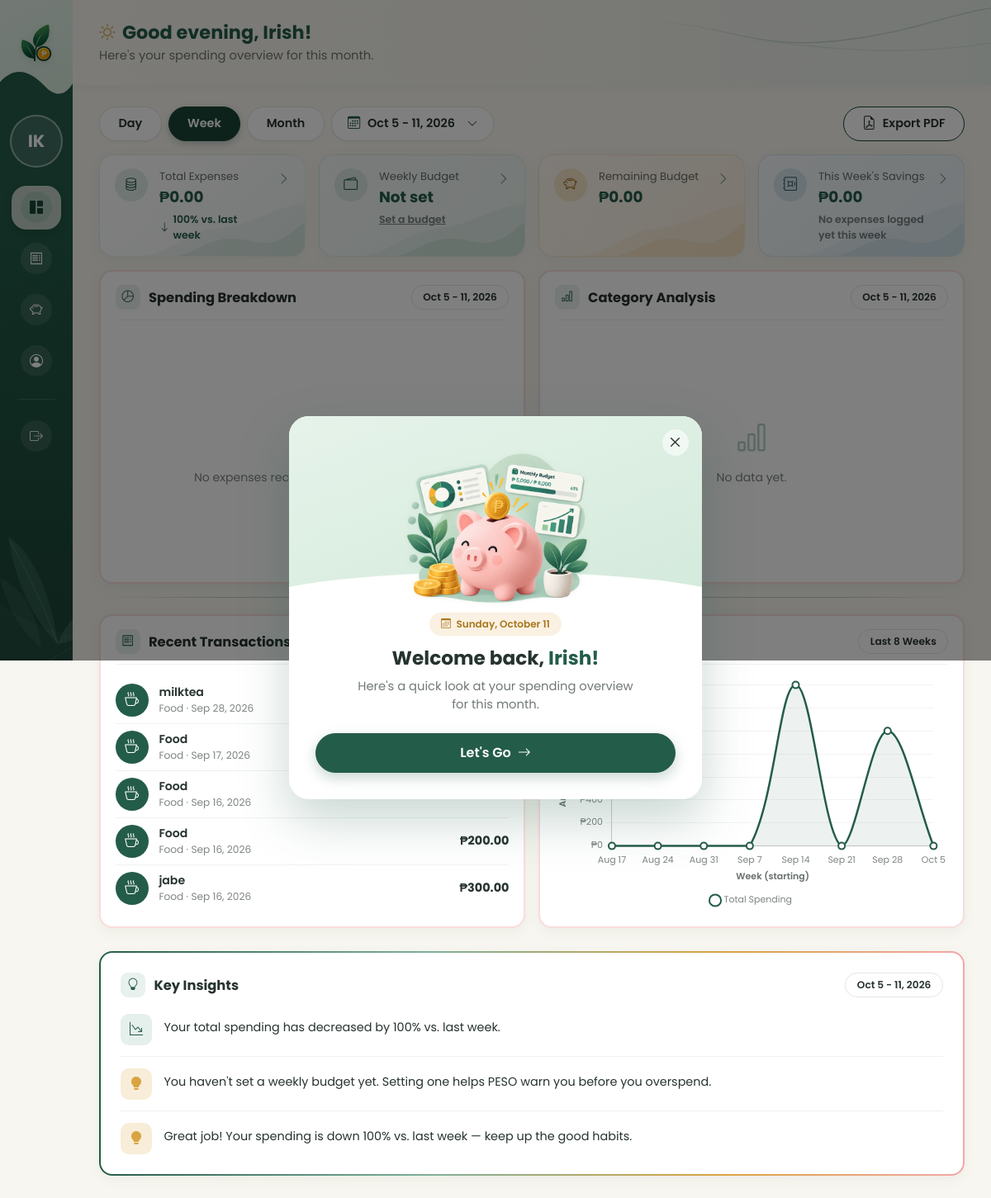
Screenshot of /dashboard.php?range=week&week=2026-10-05 (signed in) with the database file from the repository.
### tables this page shows
CREATE TABLE `expenses` (
  `id` int(10) UNSIGNED NOT NULL,
  `user_id` int(10) UNSIGNED NOT NULL,
  `amount` decimal(10,2) NOT NULL,
  `category` varchar(30) NOT NULL,
  `payment_method` varchar(30) NOT NULL DEFAULT 'Cash',
  `description` varchar(255) DEFAULT NULL,
  `expense_date` date NOT NULL,
  `period_type` enum('day','week','month','custom') NOT NULL DEFAULT 'month',
  `created_at` timestamp NOT NULL DEFAULT current_timestamp()
);

### dashboard.php (the view, shortened to what the rows shown need)
<?php
require_once __DIR__ . '/config/db.php';
require_once __DIR__ . '/includes/categories.php';
require_once __DIR__ . '/includes/budget_period.php';
$userId = (int) $_SESSION['user_id'];
$thisWeekStart = peso_monday_of(date('Y-m-d'));
$range = $_GET['range'] ?? 'month';
$stmt = $pdo->prepare(
    'SELECT id, amount, category, description, expense_date FROM expenses
     WHERE user_id = ? ORDER BY expense_date DESC, id DESC LIMIT 5'
);
$stmt->execute([$userId]);
$recentTransactions = $stmt->fetchAll();
$trendLabels = [];
$trendData = [];
$trendSumStmt = $pdo->prepare('SELECT COALESCE(SUM(amount), 0) FROM expenses WHERE user_id = ? AND expense_date BETWEEN ? AND ?');
if ($range === 'day') {
    for ($i = 6; $i >= 0; $i--) {
        $d = date('Y-m-d', strtotime("-{$i} days"));
        $trendSumStmt->execute([$userId, $d, $d]);
        $trendLabels[] = date('D', strtotime($d));
        $trendData[] = (float) $trendSumStmt->fetchColumn();
    }
    $trendRangeLabel = 'Last 7 Days';
} elseif ($range === 'week') {
    $trendThisWeekStart = new DateTime($thisWeekStart);
    for ($i = 7; $i >= 0; $i--) {
        $wStart = (clone $trendThisWeekStart)->modify('-' . ($i * 7) . ' days');
        $wEnd = (clone $wStart)->modify('+6 days');
        $trendSumStmt->execute([$userId, $wStart->format('Y-m-d'), $wEnd->format('Y-m-d')]);
        $trendLabels[] = $wStart->format('M j');
        $trendData[] = (float) $trendSumStmt->fetchColumn();
    }
}
?>
<!DOCTYPE html>
<html lang="en">
<head>
<link href="https://cdn.jsdelivr.net/npm/bootstrap@5.3.3/dist/css/bootstrap.min.css" rel="stylesheet">
<link rel="stylesheet" href="https://cdn.jsdelivr.net/npm/bootstrap-icons@1.11.3/font/bootstrap-icons.css">
<link rel="stylesheet" href="assets/css/style.css">
<link rel="stylesheet" href="assets/css/auth.css">
<link rel="stylesheet" href="assets/css/dashboard.css">
</head>
<body class="dash-body dashboard-page">
<div class="dash-wrapper">
  <main class="dash-main">
    <?php include __DIR__ . '/includes/topbar.php'; ?>
    <div class="dash-fold">
    <div class="dash-fold-row row g-3 mb-3">
      <div class="col-lg-6">
        <div class="dash-card h-100">
          <div class="dash-card-header">
            <h2><span class="dash-card-icon"><i class="bi bi-pie-chart"></i></span>Spending Breakdown</h2>
          </div>
        </div>
      </div>
      <div class="col-lg-6">
        <div class="dash-card h-100">
          <div class="dash-card-header">
            <h2><span class="dash-card-icon"><i class="bi bi-bar-chart"></i></span>Category Analysis</h2>
          </div>
        </div>
      </div>
    </div>
    <div class="dash-fold-row row g-3">
      <div class="col-lg-6">
        <div class="d-flex flex-column gap-3 h-100">
          <div class="dash-card flex-grow-1">
            <div class="dash-card-header">
              <h2><span class="dash-card-icon"><i class="bi bi-receipt"></i></span>Recent Transactions</h2>
            </div>
            <?php if (empty($recentTransactions)): ?>
              <div class="empty-state">
                <i class="bi bi-receipt"></i>
                No transactions yet.
              </div>
            <?php else: ?>
              <div class="transaction-list">
              <?php foreach ($recentTransactions as $t): ?>
                <div class="transaction-item">
                  <span class="transaction-icon" style="background-color:<?php echo peso_category_color($t['category']); ?>;">
                    <i class="bi <?php echo peso_category_icon($t['category']); ?>"></i>
                  </span>
                  <div class="transaction-info">
                    <div class="transaction-name"><?php echo htmlspecialchars($t['description'] ?: $t['category']); ?></div>
                    <div class="transaction-meta"><?php echo htmlspecialchars($t['category']); ?> &middot; <?php echo date('M j, Y', strtotime($t['expense_date'])); ?></div>
                  </div>
                  <div class="transaction-amount"><?php echo peso_format_currency($t['amount']); ?></div>
                </div>
              <?php endforeach; ?>
              </div>
            <?php endif; ?>
          </div>
        </div>
      </div>
      <div class="col-lg-6">
        <div class="dash-card h-100">
          <div class="dash-card-header">
            <h2><span class="dash-card-icon"><i class="bi bi-graph-up"></i></span>Spending Trend</h2>
          </div>
        </div>
      </div>
    </div>
    </div>
    <div class="row g-3 mt-1">
      <div class="col-12">
        <div class="dash-card key-insights-card">
          <div class="dash-card-header">
            <h2><span class="dash-card-icon"><i class="bi bi-lightbulb"></i></span>Key Insights</h2>
          </div>
        </div>
      </div>
    </div>
  </main>
</div>
<script>
// Match charts to the page font and soften axis labels.
Chart.defaults.font.family = "'Poppins', sans-serif";
Chart.defaults.font.size = 11;
Chart.defaults.color = 'rgba(38, 51, 46, 0.6)';
</script>
<script>
new Chart(document.getElementById('trendChart'), {
  type: 'line',
  data: {
    labels: <?php echo json_encode($trendLabels); ?>,
    datasets: [{
      label: 'Total Spending',
      data: <?php echo json_encode($trendData); ?>,
      borderColor: '#245C4A',
      backgroundColor: 'rgba(36, 92, 74, 0.08)',
      fill: true,
      tension: 0.35,
      borderWidth: 2.5,
      pointBackgroundColor: '#ffffff',
      pointBorderColor: '#245C4A',
      pointBorderWidth: 2,
      pointRadius: 4,
      pointHoverRadius: 6
    }]
  },
  options: {
    responsive: true,
    maintainAspectRatio: false,
    plugins: {
      legend: {
        display: true,
        position: 'bottom',
        labels: { boxWidth: 10, boxHeight: 10, usePointStyle: true, pointStyle: 'circle', padding: 12 },
        onClick: function () {} // single series: don't let a click hide the line
      }
    },
    scales: {
      x: { border: { display: true, color: 'rgba(38, 51, 46, 0.25)' }, grid: { display: false }, title: { display: true, text: <?php echo json_encode($range === 'day' ? 'Day' : ($range === 'week' ? 'Week (starting)' : 'Month')); ?>, color: 'rgba(38, 51, 46, 0.7)', font: { size: 11, weight: '600' } } },
      y: { beginAtZero: true, border: { display: true, color: 'rgba(38, 51, 46, 0.25)' }, grid: { color: 'rgba(38, 51, 46, 0.06)' }, ticks: { callback: function (v) { return '₱' + v.toLocaleString(); } }, title: { display: true, text: 'Amount Spent (₱)', color: 'rgba(38, 51, 46, 0.7)', font: { size: 11, weight: '600' } } }
    }
  }
});
</script>
</body>
</html>

### rows the page displays
expenses: description "milktea", category "Food", expense_date "Sep 28, 2026"
expenses: category "Food", expense_date "Sep 17, 2026"
expenses: category "Food", expense_date "Sep 16, 2026"
expenses: category "Food", expense_date "Sep 16, 2026", amount "₱200.00"
expenses: description "jabe", category "Food", expense_date "Sep 16, 2026", amount "₱300.00"

### other values shown
$sidebarInitials ?: 'U' "IK"
$topbarSubtitle "Here's your spending overview for this month."
peso_format_currency($chartTotal) "₱0.00"
abs($periodTrendPct) "100"
$rangeCompareLabel "vs. last week"
$rangeBudgetLabel "Weekly Budget"
peso_format_currency(max($periodRemaining, 0)) "₱0.00"
$rangeSavingsLabel "This Week's Savings"
peso_format_currency($periodSavings) "₱0.00"
$rangeNoSpendLabel "yet this week"
$chartPeriodLabel "Oct 5 - 11, 2026"
$trendRangeLabel "Last 8 Weeks"
$insight['text'] "Your total spending has decreased by 100% vs. last week."
$insight['text'] "You haven't set a weekly budget yet. Setting one helps PESO warn you before you overspend."
$insight['text'] "Great job! Your spending is down 100% vs. last week — keep up the good habits."
